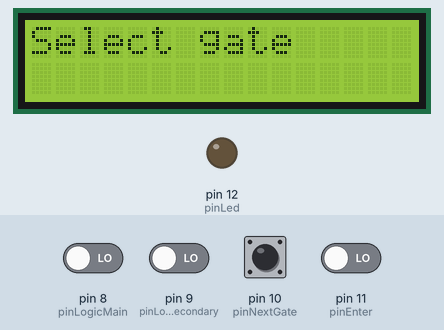
Recording of a program running on a simulated Arduino Uno, built with avr-gcc and run on an emulated ATmega328P. Shown: 16×2 character LCD, output pins drawn as LEDs (lit = HIGH). The inputs (shaded band) are chosen by the test bench; at power-on: pin 8 (pinLogicMain), pin 9 (pinLogicSecondary), pin 10 (pinNextGate), pin 11 (pinEnter) LOW.

Above: at 1.2 s.
1.3 s: pin 10 (pinNextGate) pulled HIGH for 0.15 s
At 2.0 s:
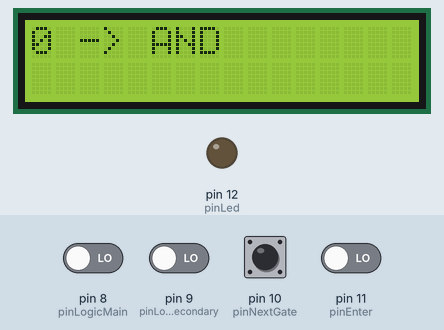
2.9 s: pin 11 (pinEnter) driven HIGH
At 4.1 s:
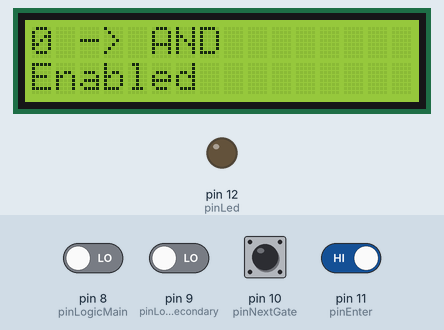
4.4 s: pin 10 (pinNextGate) pulled HIGH for 1 s
At 6.5 s:
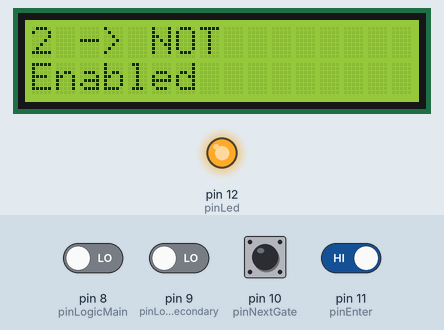
6.9 s: pin 10 (pinNextGate) pulled HIGH for 0.15 s
At 7.9 s:
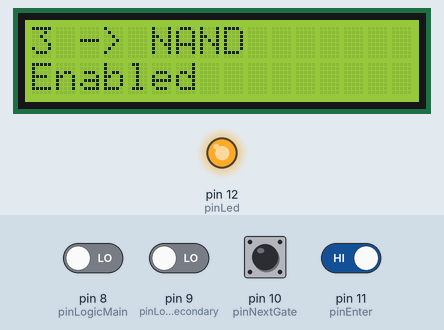
8.9 s: pin 10 (pinNextGate) pulled HIGH for 0.15 s
At 10.6 s:
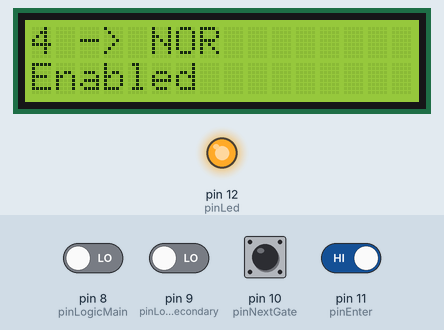
10.9 s: pin 10 (pinNextGate) pulled HIGH for 1 s
At 12.7 s:
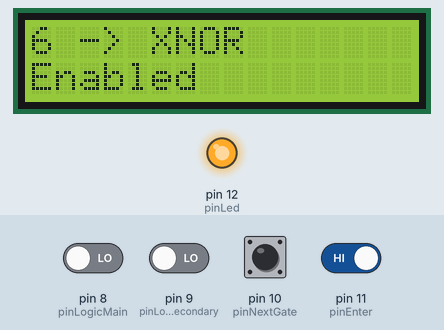
Timing chart, 0 to 14.2 s (numbered marks = the images above; inputs shaded):
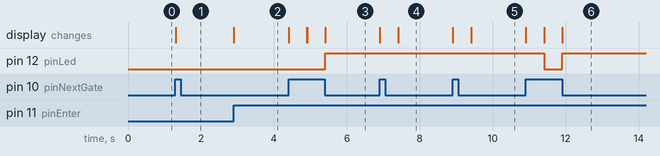

The program:

main.cpp
```cpp
#include <Arduino.h>
#include <LiquidCrystal.h>

const int pinLogicMain = 8;
const int pinLogicSecondary = 9;
const int pinNextGate = 10;
const int pinEnter = 11;
const int pinLed = 12;

int stateLogicMain = 0;
int stateLogicSecondary = 0;
int stateNextGate = 0;
int stateEnter = 0;
int stateLed = 0;

int logicModeEnabled = 0;

#define GATES_SIZE 7
const char* gates[GATES_SIZE] = {"AND", "OR", "NOT", "NAND", "NOR", "XOR", "XNOR"};
int gateSelected = -1;

const int rs = 2, en = 3, d4 = 4, d5 = 5, d6 = 6, d7 = 7;
LiquidCrystal lcd(rs, en, d4, d5, d6, d7);

void setup()
{
	Serial.begin(9600);

	pinMode(pinLogicMain, INPUT);
	pinMode(pinLogicSecondary, INPUT);
	pinMode(pinNextGate, INPUT);
	pinMode(pinEnter, INPUT);
	pinMode(pinLed, OUTPUT);

	lcd.begin(16, 2);
	lcd.print("Select gate");
}

void ledControl(int enabled)
{
	if (enabled) {
		digitalWrite(pinLed, HIGH);
	} else {
		digitalWrite(pinLed, LOW);
	}
}

void loop()
{
	stateLogicMain = digitalRead(pinLogicMain);
	stateLogicSecondary = digitalRead(pinLogicSecondary);
	stateNextGate = digitalRead(pinNextGate);
	stateEnter = digitalRead(pinEnter);
	stateLed = digitalRead(pinLed);

	if (stateNextGate == HIGH) {
		logicModeEnabled = 0;

		if (gateSelected + 1 < GATES_SIZE) {
			gateSelected++;
		} else {
			gateSelected = 0;
		}

		lcd.clear();

		char msg[16];
		sprintf(msg, "%i -> %s", gateSelected, gates[gateSelected]);
		lcd.setCursor(0, 0);
		lcd.print(msg);
		delay(500);
	}

	if (stateEnter == HIGH && logicModeEnabled == 0) {
		logicModeEnabled = 1;
	}

	if (logicModeEnabled == 1) {
		lcd.setCursor(0, 1);
		lcd.print("Enabled");
		lcd.setCursor(0, 0);

		switch (gateSelected) {
		case 0:
			ledControl(stateLogicMain && stateLogicSecondary);
			break;
		case 1:
			ledControl(stateLogicMain || stateLogicSecondary);
			break;
		case 2:
			ledControl(!stateLogicMain);
			break;
		case 3:
			ledControl(!(stateLogicMain && stateLogicSecondary));
			break;
		case 4:
			ledControl(!(stateLogicMain || stateLogicSecondary));
			break;
		case 5:
			ledControl(stateLogicMain != stateLogicSecondary);
			break;
		case 6:
			ledControl(stateLogicMain == stateLogicSecondary);
			break;
		}
	} else {
		digitalWrite(pinLed, LOW);
	}
}
```

Measured:
- after the input at 1.3 s, the display: changes at once (image 1)
- after the input at 2.9 s, the display: changes at once (image 2)
- after the input at 4.4 s, pin 12 (pinLed): LOW → HIGH after 1.0 s; the display: first changes at once (image 3 shows a later state)
- after the input at 6.9 s, the display: first changes at once (image 4 shows a later state)
- after the input at 8.9 s, the display: first changes at once (image 5 shows a later state)
- after the input at 10.9 s, pin 12 (pinLed): HIGH → LOW after 0.51 s, → HIGH 0.50 s later; the display: first changes at once (image 6 shows a later state)
